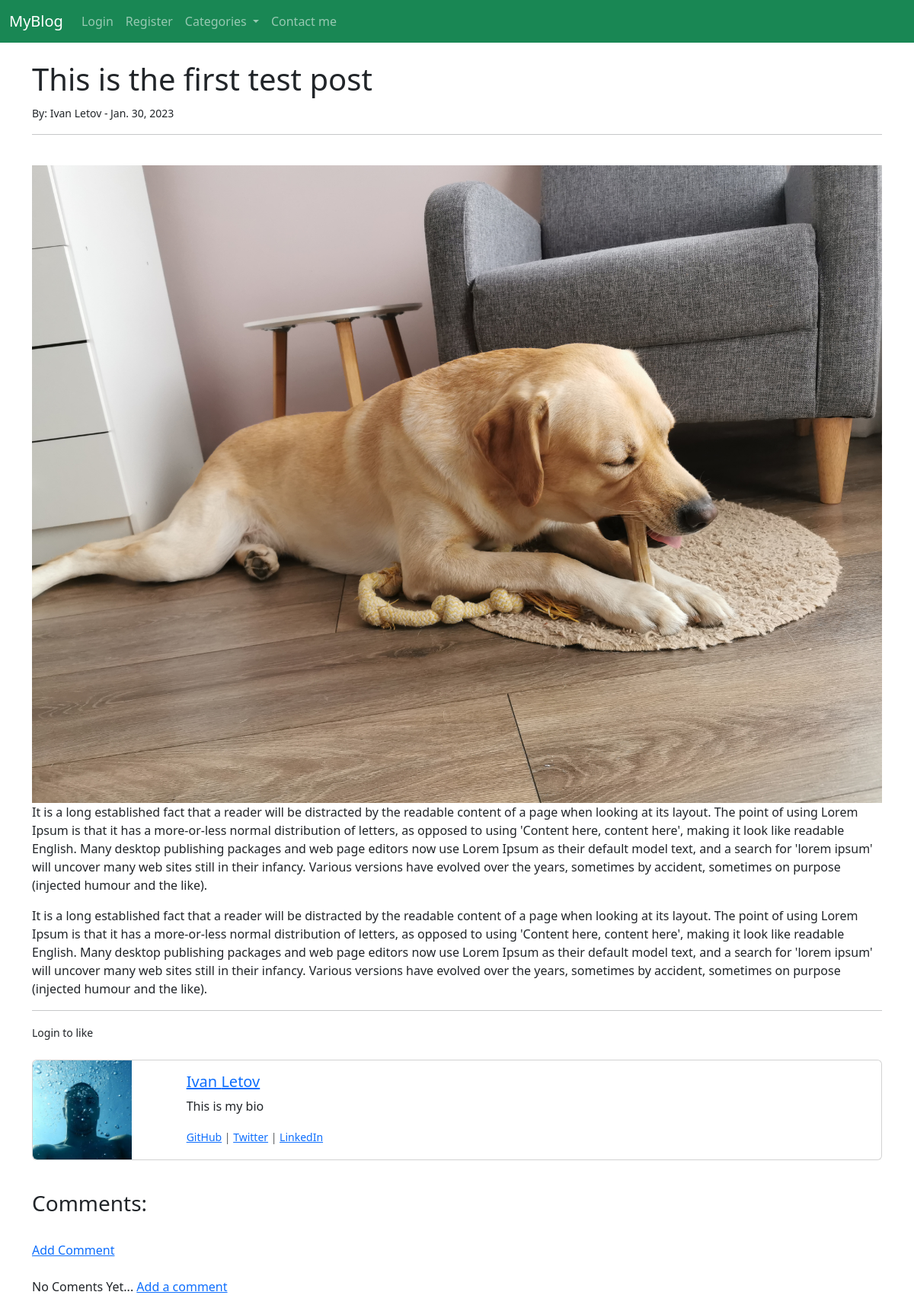
Screenshot of /article/16 with the database file from the repository.
### myblog/models.py (models this page shows, shortened)
class Post(models.Model):
	title = models.CharField(max_length=255)
	header_image = models.ImageField(null=True, blank=True, upload_to='images/')
	title_tag = models.CharField(max_length=255, default="My Blog")
	author = models.ForeignKey(User, on_delete=models.CASCADE)
	body = RichTextField(blank=True, null=True)
	post_date = models.DateField(auto_now_add=True)
	category = models.CharField(max_length=255, default="random")
	snippet = models.CharField(max_length=255, default="Click the link to read the post")
	likes = models.ManyToManyField(User, related_name='blog_posts') # related_name is like the ForeignKey
	def total_likes(self):
		return self.likes.count()

class Profile(models.Model):
	user = models.OneToOneField(User, null=True, on_delete=models.CASCADE) # associate the django User model and new one
	bio = models.TextField()
	profile_pic = models.ImageField(null=True, blank=True, upload_to='images/profile')
	github_url = models.CharField(max_length=255, null=True, blank=True)
	twitter_url = models.CharField(max_length=255, null=True, blank=True)
	linkedin_url = models.CharField(max_length=255, null=True, blank=True)

### myblog/views.py (the view)
# urls.py: path('article/<int:pk>', ArticleDetailView.as_view(), name="article-detail"),
class ArticleDetailView(DetailView):
	model = Post
	template_name = 'article_details.html'
	def get_context_data(self, *args, **kwargs):
		cat_menu = Category.objects.all()
		context = super(ArticleDetailView, self).get_context_data(*args, **kwargs)
		context['cat_menu'] = cat_menu
		likes_from_db = get_object_or_404(Post, id=self.kwargs['pk'])
		total_likes = likes_from_db.total_likes() # total_likes() comming from models.py/total_likes()
		liked = False
		if likes_from_db.likes.filter(id=self.request.user.id).exists():
			liked = True
		context['total_likes'] = total_likes
		context['liked'] = liked
		return context

### myblog/models.py (called while the page is built)
	def __str__(self):
		return self.name

### myblog/templates/article_details.html (shortened to what this page needs)
{% extends 'base.html' %}
{% load static %}
{% block content %}
<h1>{{ post.title }}</h1>
<small>By: 	{{ post.author.first_name }}
	{{ post.author.last_name }} -
	{{ post.post_date }}
</small><br>
<hr><br>
{% if post.header_image %}
<img src="{{ post.header_image.url }}" width="100%">
{% endif %}
{{ post.body|safe }}
<hr>
<form action="{% url 'like_post' post.pk %}" method="POST">
	{% if user.is_authenticated%}
	{% if liked %}
	<button type="submit", name="post_liked", value="{{ post.id }}", class="btn btn-danger btn-sm">
		Unlike
	</button>
	{% else %}
	<button type="submit", name="post_liked", value="{{ post.id }}", class="btn btn-primary btn-sm">
		Like
	</button>
	{% endif %}
	- {{ total_likes }} Likes
	{% else %}
	<small>Login to like</small>
	{% endif %}
</form>
<br>
<div class="card mb-3">
	<div class="row g-0">
		<div class="col-md-2">
			{% if post.author.profile.profile_pic %}
			<img src="{{ post.author.profile.profile_pic.url }}" class="img-fluid rounded-start" alt="..." width="130" height="130">
			{% else %}
			<img src="{% static 'myblog/images/default-profile-pic.png' %}" class="img-fluid rounded-start" width="100" height="100">
			{% endif %}
		</div>
		<div class="col-md-10">
			<div class="card-body">
				<h5 class="card-title">
					<a href="{% url 'user_profile' post.author.profile.id %}">{{ post.author.first_name }}
					{{ post.author.last_name }}</a>
				</h5>
				<p class="card-text">{{ post.author.profile.bio }}</p>
				<p class="card-text"><small class="text-muted">
					<a href="{{ post.author.profile.github_url }}">GitHub</a> |
					<a href="{{ post.author.profile.twitter_url }}">Twitter</a> |
					<a href="{{ post.author.profile.linkedin_url }}">LinkedIn</a>
				</small></p>
			</div>
		</div>
	</div>
</div>
<br>
<h3>Comments:</h3>
<br>
<a href="{% url 'add_comment' post.pk %}">Add Comment</a>
<br>
<br>
{% if not post.comments.all %}
	<p>No Coments Yet... <a href="#">Add a comment</p>
{% endif %}
{% endblock %}

### rows the page displays
Post: title "This is the first test post", author.first_name "Ivan", author.last_name "Letov", post_date "Jan. 30, 2023", header_image (picture), body "It is a long established fact that a reader will be distracted by the readable content of a page when looking at its layout. The point of using Lorem Ipsum is that it has a more-or-less normal distribution of letters, as opposed to using 'Content here, content here', making it look like readable English. Many desktop publishing packages and web page editors now use Lorem Ipsum as their default model text, and a search for 'lorem ipsum' will uncover many web sites still in their infancy. Various versions have evolved over the years, sometimes by accident, sometimes on purpose (injected humour and the like). It is a long established fact that a reader will be distracted by the readable…", author.profile.profile_pic (picture), author.profile.bio "This is my bio"
